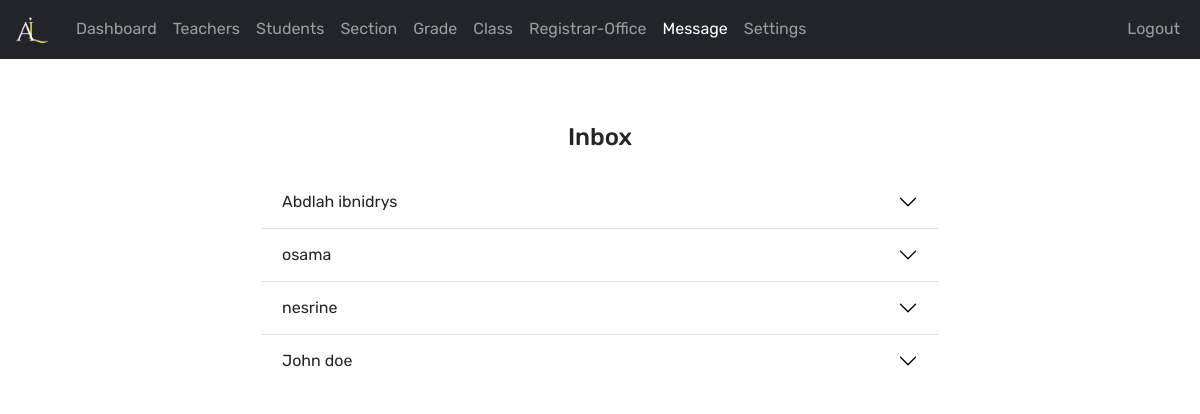
/admin/message.php (signed in), run on the app's committed database.
### tables this page shows
CREATE TABLE IF NOT EXISTS `message` (
  `message_id` int(11) NOT NULL AUTO_INCREMENT,
  `sender_full_name` varchar(100) NOT NULL,
  `sender_email` varchar(255) NOT NULL,
  `message` text NOT NULL,
  `date_time` datetime NOT NULL DEFAULT current_timestamp(),
  PRIMARY KEY (`message_id`)
);

### admin/data/message.php (called while the page is built)
<?php
function getAllMessages($conn){
   $sql = "SELECT * FROM message ORDER BY message_id DESC";
   $stmt = $conn->prepare($sql);
   $stmt->execute();
   if ($stmt->rowCount() >= 1) {
     $messages = $stmt->fetchAll();
     return $messages;
   }else {
    return 0;
   }
}

### admin/message.php (the view, shortened to what this page needs)
<?php
if (isset($_SESSION['admin_id']) && isset($_SESSION['role'])) {
    if ($_SESSION['role'] == 'Admin') {
        include "../db_connect.php";
       include "data/message.php";
       $messages = getAllMessages($conn);
 ?>
<!DOCTYPE html>
<html lang="en">
<head>
	<link rel="stylesheet" href="https://cdn.jsdelivr.net/npm/bootstrap@5.2.0/dist/css/bootstrap.min.css">
	<link rel="stylesheet" href="../css/style.css">
  <link rel="stylesheet" href="https://cdnjs.cloudflare.com/ajax/libs/font-awesome/4.7.0/css/font-awesome.min.css">
</head>
<body>
    <?php
        include "inc/navbar.php";
        if ($messages != 0) {
     ?>
     <div class="container mt-5" style="width: 90%; max-width: 700px;">
        <h4 class="text-center p-3">Inbox</h4>
        <div class="accordion accordion-flush" id="accordionFlushExample_<?=$message['message_id']?>">
          <?php foreach ($messages as $message) { ?>
          <div class="accordion-item">
            <h2 class="accordion-header" id="flush-heading_<?=$message['message_id']?>">
              <button class="accordion-button collapsed" type="button" data-bs-toggle="collapse" data-bs-target="#flush-collapse_<?=$message['message_id']?>" aria-expanded="false" aria-controls="flush-collapse_<?=$message['message_id']?>">
                <?=$message['sender_full_name']?>
              </button>
            </h2>
          </div>
          <?php } ?>
        </div>
         <?php } ?>
     </div>
</body>
</html>
<?php
  }else {
    header("Location: ../login.php");
    exit;
  }
}else {
	header("Location: ../login.php");
	exit;
}
?>

### css/style.css (style rules this page uses)
:root { --primary: #130d2c; --light: #fff; --warning: #96405b; }
* { margin: 0; padding: 0; }
body { font-family: 'Rubik', sans-serif; }

### data on the page
message: sender_full_name "Abdlah ibnidrys"
message: sender_full_name "osama"
message: sender_full_name "nesrine"
message: sender_full_name "John doe"
